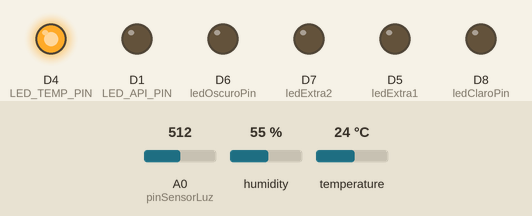
Recording of a sketch running on a simulated ESP8266 (NodeMCU). On the bench: output pins drawn as LEDs (lit = HIGH). The inputs (shaded band) are chosen by the test bench; at power-on: A0 (pinSensorLuz) = 512, temperature 24 °C, humidity 55 %. WiFi joins after 1.5 s; servers stay silent unless stated; uploads are accepted with an empty reply; what the sketch prints to the serial monitor is not drawn.

Above: at 6.6 s.
6.7 s: A0 (pinSensorLuz) set to 113
10.7 s: A0 (pinSensorLuz) set to 92
At 15.5 s:
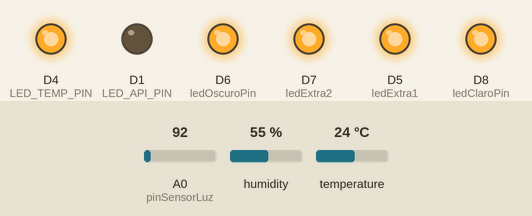
16.0 s: temperature set to 21 °C
At 17.0 s:
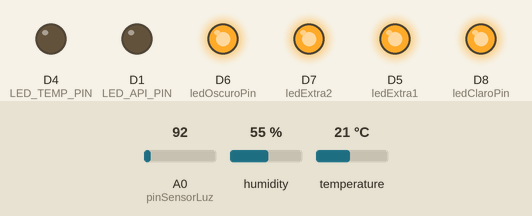
18.4 s: temperature set to 28 °C
At 19.6 s:
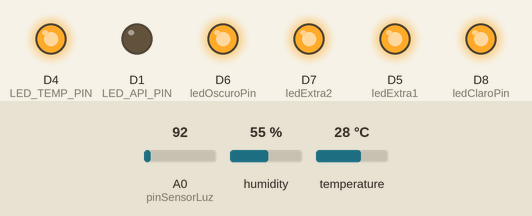
20.8 s: temperature set to 12 °C
At 31.0 s:
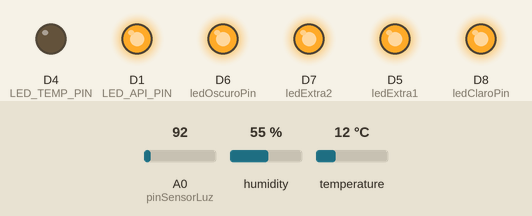
Timing chart, 0 to 32.9 s (numbered marks = the images above; inputs shaded):
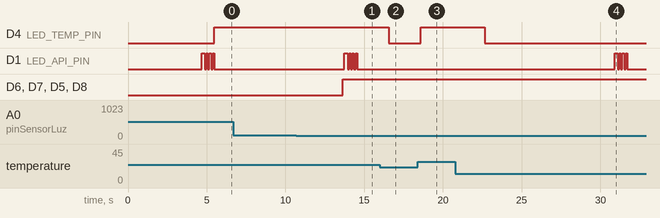

Measured:
- the behaviour switches between 105 and 104 on A0 (pinSensorLuz) (found by bisection; images 0 and 1)
- the behaviour switches between 23 and 22 °C on temperature (found by bisection; images 1 and 2)
- after the input at 6.7 s, every drawn part: stays the same
- after the input at 10.7 s, D1 (LED_API_PIN): LOW → HIGH after 3.0 s, then repeats every 0.20 s: LOW 0.10 s, HIGH 0.10 s, until it stays LOW from 14.6 s; D6 (ledOscuroPin), D7 (ledExtra2), D5 (ledExtra1), D8 (ledClaroPin): LOW → HIGH after 2.9 s
- after the input at 16.0 s, D4 (LED_TEMP_PIN): HIGH → LOW after 0.57 s
- after the input at 18.4 s, D4 (LED_TEMP_PIN): LOW → HIGH after 0.20 s
- after the input at 20.8 s, D4 (LED_TEMP_PIN): HIGH → LOW after 1.9 s

The sketch:

sensores_ambiente.ino
```cpp
#include <ESP8266WiFi.h>
#include <ESP8266HTTPClient.h>
#include <WiFiClientSecure.h> // <--- PARA HTTPS (Azure)!

// Librerías para el sensor de temperatura
#include "DHT.h"
#include "Adafruit_Sensor.h"

// --- 1. Configuración WiFi ---
const char* ssid = "Tec-IoT";
const char* password = "spotless.magnetic.bridge";

// --- 2. Configuración API (AZURE) ---
const char* IP_SERVIDOR = "estacionamientoiot-a2gbhzbpfvcfgnbf.canadacentral-01.azurewebsites.net";

// URLs para ambos sensores
const char* apiURL_Temperatura = "https://%s/Sensores/TemperaturaEstacionamiento";
const char* apiURL_Luz         = "https://%s/Sensores/LuzNocturnaPost";

// --- 3. Configuración Sensor Temperatura ---
// DATA del DHT11 en D2 -> GPIO4
const int DHTPIN = 4;
// LED de temperatura en D4 -> GPIO2
const int LED_TEMP_PIN = D4;
// LED de API (parpadea cuando envía datos) en D1 -> GPIO5
const int LED_API_PIN = D1;
#define DHTTYPE DHT11

DHT dht(DHTPIN, DHTTYPE);
// --- 4. Configuración  Luz (fotoresistor) ---
const int pinSensorLuz = A0;

// LEDs de luz nocturna (usar GPIO directos)
const int ledOscuroPin = 12; // GPIO12 (D6) - se enciende cuando está oscuro
const int ledClaroPin  = 15; // GPIO15 (D8) - se enciende cuando hay luz
const int ledExtra1    = 14; // GPIO14 (D5)
const int ledExtra2    = 13; // GPIO13 (D7)

// --- 5. Lógica de Estado ---
// Fotoresistor en ESP8266: 0 (muy oscuro) a 1024 (muy claro)
// ⚠️ IMPORTANTE: Este umbral debe coincidir con el de la API (850)
// API: Nivel_Luz < 850 = "Prendido", Nivel_Luz >= 850 = "Apagado"
// Valores < 850 = OSCURO (PRENDIDO), Valores >= 850 = CLARO (APAGADO)
const int UMBRAL_LDR = 105;
bool estadoActualOscuro = false;

// --- 5.B. Lógica de Debounce para sensor de luz (como en los cajones) ---
const int LECTURAS_OSCURO = 2;   // 2 lecturas para cambiar a oscuro (LUZ → OSCURO)
const int LECTURAS_CLARO = 3;    // 3 lecturas para cambiar a claro (OSCURO → LUZ)
int contadorOscuro = 0;           // Cuenta lecturas consecutivas para oscuro
int contadorClaro = 0;            // Cuenta lecturas consecutivas para claro

// --- 6. Intervalos ---
const int intervaloLectura   = 2000;   // leer sensores cada 2 seg
const int intervaloTempPOST  = 30000;  // enviar temp cada 30 seg

// --- 7. Timers ---
unsigned long tiempoAnteriorTempPOST = 0;
float ultimaTempValida = 0;

void setup() {
  Serial.begin(115200);

  // Inicializar sensor de temperatura
  dht.begin();
  Serial.println("DHT11 inicializado en pin D2 (GPIO4)");
  pinMode(LED_TEMP_PIN, OUTPUT);
  digitalWrite(LED_TEMP_PIN, LOW);
  Serial.println("LED de temperatura configurado en pin D4 (GPIO2)");

  // Configurar LED de API
  pinMode(LED_API_PIN, OUTPUT);
  digitalWrite(LED_API_PIN, LOW);
  Serial.println("LED de API configurado en pin D1 (GPIO5)");

  // Configurar pines del sensor de luz
  pinMode(pinSensorLuz, INPUT);
  pinMode(ledOscuroPin, OUTPUT);
  pinMode(ledClaroPin, OUTPUT);
  pinMode(ledExtra1, OUTPUT);
  pinMode(ledExtra2, OUTPUT);

  digitalWrite(ledOscuroPin, LOW);
  digitalWrite(ledClaroPin, LOW);
  digitalWrite(ledExtra1, LOW);
  digitalWrite(ledExtra2, LOW);

  // --- Conectar a WiFi ---
  delay(10);
  Serial.println();
  Serial.println("--- Conectando a WiFi (Sensores Combinados) ---");
  WiFi.begin(ssid, password);
  Serial.print("Conectando a: ");
  Serial.println(ssid);

  while (WiFi.status() != WL_CONNECTED) {
    delay(500);
    Serial.print(".");
  }

  Serial.println("\n¡WiFi conectado!");
  Serial.print("IP del ESP8266: ");
  Serial.println(WiFi.localIP());
  Serial.println("Sistema de Sensores de Ambiente INICIADO.");

  // Prueba inicial del DHT11
  Serial.println("Probando DHT11...");
  delay(2000); // Esperar a que se estabilice
  float tempTest = dht.readTemperature();
  float humTest = dht.readHumidity();

  if (!isnan(tempTest) && !isnan(humTest)) {
    Serial.print("✅ DHT11 OK - Temp: ");
    Serial.print(tempTest);
    Serial.print("°C, Hum: ");
    Serial.print(humTest);
    Serial.println("%");
  } else {
    Serial.println("❌ DHT11 ERROR en prueba inicial");
    Serial.println("REVISAR: Conexión física, alimentación, sensor dañado");
  }

  // ⚠️ IMPORTANTE: Estado inicial SIEMPRE es APAGADO (LEDs apagados)
  // El estacionamiento normalmente tiene luz al inicio
  // Esto asegura que el primer cambio real (a PRENDIDO) se detecte correctamente
  int lecturaInicial = analogRead(pinSensorLuz);
  estadoActualOscuro = false; // ← FORZAR estado CLARO (LEDs apagados)

  Serial.print("Estado inicial FORZADO: LEDs APAGADOS (CLARO) | Lectura sensor: ");
  Serial.println(lecturaInicial);

  // Poner LEDs apagados
  actualizarLEDsLuz(false); // false = LEDs APAGADOS

  // Enviar estado inicial a la API
  // ⚠️ CRÍTICO: Enviar valor MUY ALTO para que API registre como "Apagado"
  // LEDs APAGADOS = Hay luz = Valor alto del fotoresistor
  Serial.println("╔══════════════════════════════════════╗");
  Serial.println("║  📡 Estado INICIAL: LEDs APAGADOS   ║");
  Serial.println("╚══════════════════════════════════════╝");
  delay(1000); // Esperar 1 seg para estabilizar WiFi
  enviarNivelLuz(1000); // Valor MUY ALTO = LEDs APAGADOS (hay luz)
}

void loop() {
  unsigned long tiempoActual = millis();

  // --- 1. Leer sensores cada 2 seg ---
  leerSensores();

  // --- 2. Enviar temperatura cada 30 seg ---
  if (tiempoActual - tiempoAnteriorTempPOST >= (unsigned long)intervaloTempPOST) {
    Serial.println("\n--- Han pasado 30 seg ---");
    Serial.println("Enviando temperatura a la API...");
    enviarTemperatura(ultimaTempValida);
    tiempoAnteriorTempPOST = tiempoActual;
  }

  delay(intervaloLectura);
}

// ==========================================================
// FUNCIÓN PARA LEER SENSORES
// ==========================================================
void leerSensores() {
  // Leer DHT11 (temperatura y humedad)
  float t = dht.readTemperature();
  float h = dht.readHumidity();

  // Debug: mostrar valores crudos antes de validar
  Serial.print("DEBUG - Temp: ");
  Serial.print(t);
  Serial.print(" Hum: ");
  Serial.print(h);
  Serial.print(" | ");

  if (!isnan(t) && !isnan(h)) {
    Serial.print("Temp: ");
    Serial.print(t);
    Serial.print(" °C  | Humedad: ");
    Serial.print(h);
    Serial.print(" %");

    ultimaTempValida = t;

    // Condición del LED de temperatura (rojo: >=15 °C)
    if (t >= 23) digitalWrite(LED_TEMP_PIN, HIGH);
    else         digitalWrite(LED_TEMP_PIN, LOW);
  } else {
    Serial.print("Error leyendo DHT11");
  }

  // Leer luz (fotoresistor en A0)
  int nivelLuz = analogRead(pinSensorLuz);
  Serial.print(" | Nivel_Luz: ");
  Serial.println(nivelLuz);

  bool ahoraEstaOscuro = (nivelLuz < UMBRAL_LDR);

  // --- SISTEMA DE DEBOUNCE PARA SENSOR DE LUZ (como en los cajones) ---

  // Mostrar contadores actuales y estado
  Serial.printf("Estado: %s | Contadores - Oscuro: %d/%d, Claro: %d/%d\n",
                estadoActualOscuro ? "OSCURO(PRENDIDO)" : "CLARO(APAGADO)",
                contadorOscuro, LECTURAS_OSCURO,
                contadorClaro, LECTURAS_CLARO);

  if (estadoActualOscuro == false)
  {
    // MODO: "CLARO" (Buscando oscurecer)
    if (ahoraEstaOscuro) {
      // Detectado oscuro - incrementar contador para oscurecer
      contadorOscuro++;
      contadorClaro = 0; // Resetear contador opuesto

      Serial.printf("Detectado OSCURO (%d). Contador oscurecer: %d/%d\n",
                   nivelLuz, contadorOscuro, LECTURAS_OSCURO);

      // Si llega a 2 lecturas consecutivas, cambiar a oscuro
      if (contadorOscuro >= LECTURAS_OSCURO) {
        Serial.println("\n╔══════════════════════════════════════╗");
        Serial.println("║  🌙 ¡LUZ CAMBIÓ A OSCURO! (PRENDIDO)║");
        Serial.println("╚══════════════════════════════════════╝");

        // ✅ PRIMERO: Actualizar estado y LEDs INMEDIATAMENTE
        estadoActualOscuro = true;
        actualizarLEDsLuz(true);

        // ✅ DESPUÉS: Enviar a API
        Serial.println("📡 Enviando cambio a OSCURO (PRENDIDO) a API...");
        enviarNivelLuz(nivelLuz);

        contadorOscuro = 0; // Resetear contador
        Serial.println("✅ Cambio completado\n");
      }
    }
    else {
      // Sigue claro - resetear contador de oscurecer
      if (contadorOscuro > 0) {
         Serial.printf("Sigue CLARO (%d). Reseteando contador de oscurecer.\n", nivelLuz);
         contadorOscuro = 0;
      }
    }
  }
  else
  {
    // MODO: "OSCURO" (Buscando aclarar)
    if (!ahoraEstaOscuro) {
      // Detectado claro - incrementar contador para aclarar
      contadorClaro++;
      contadorOscuro = 0; // Resetear contador opuesto

      Serial.printf("Detectado CLARO (%d). Contador aclarar: %d/%d\n",
                   nivelLuz, contadorClaro, LECTURAS_CLARO);

      // Si llega a 3 lecturas consecutivas, cambiar a claro
      if (contadorClaro >= LECTURAS_CLARO) {
        Serial.println("\n╔══════════════════════════════════════╗");
        Serial.println("║  ☀️ ¡LUZ CAMBIÓ A CLARO! (APAGADO)  ║");
        Serial.println("╚══════════════════════════════════════╝");

        // ✅ PRIMERO: Actualizar estado y LEDs INMEDIATAMENTE
        estadoActualOscuro = false;
        actualizarLEDsLuz(false);

        // ✅ DESPUÉS: Enviar a API
        Serial.println("📡 Enviando cambio a CLARO (APAGADO) a API...");
        enviarNivelLuz(nivelLuz);

        contadorClaro = 0; // Resetear contador
        Serial.println("✅ Cambio completado\n");
      }
    }
    else {
      // Sigue oscuro - resetear contador de aclarar
      if (contadorClaro > 0) {
         Serial.printf("Sigue OSCURO (%d). Reseteando contador de aclarar.\n", nivelLuz);
         contadorClaro = 0;
      }
    }
  }
}

// ==========================================================
// FUNCIÓN PARA ACTUALIZAR LEDS DE LUZ (D5, D6, D7, D8)
// ==========================================================
void actualizarLEDsLuz(bool esOscuro) {
  if (esOscuro) {
    // Oscuro -> encender TODOS los LEDs de luz
    digitalWrite(ledOscuroPin, HIGH); // GPIO12 (D6) - ON
    digitalWrite(ledClaroPin, HIGH);  // GPIO15 (D8) - ON
    digitalWrite(ledExtra1, HIGH);    // GPIO14 (D5) - ON
    digitalWrite(ledExtra2, HIGH);    // GPIO13 (D7) - ON
  } else {
    // Claro -> apagar TODOS los LEDs de luz
    digitalWrite(ledOscuroPin, LOW);  // GPIO12 (D6) - OFF
    digitalWrite(ledClaroPin, LOW);   // GPIO15 (D8) - OFF
    digitalWrite(ledExtra1, LOW);     // GPIO14 (D5) - OFF
    digitalWrite(ledExtra2, LOW);     // GPIO13 (D7) - OFF
  }
}

// ==========================================================
// FUNCIÓN PARA POST TEMPERATURA
// ==========================================================
void enviarTemperatura(float temp) {
  if (WiFi.status() != WL_CONNECTED) {
    Serial.println("POST Temperatura: No hay WiFi.");
    return;
  }

  if (temp == 0) {
    Serial.println("POST Temperatura: Temperatura inválida, no se enviará.");
    return;
  }

  // ✅ INICIAR PARPADEO DEL LED DE API
  digitalWrite(LED_API_PIN, HIGH);
  Serial.println("📡 Enviando a API... (LED API ON)");

  String payload = "{ \"Temperatura\": " + String(temp) + " }";

  WiFiClientSecure client;
  client.setInsecure();

  HTTPClient http;

  char urlCompleta[150];
  sprintf(urlCompleta, apiURL_Temperatura, IP_SERVIDOR);

  if (http.begin(client, urlCompleta)) {
    http.addHeader("Content-Type", "application/json");

    // Parpadeo durante el envío
    digitalWrite(LED_API_PIN, LOW);
    delay(100);
    digitalWrite(LED_API_PIN, HIGH);

    int httpCode = http.POST(payload);

    Serial.print("Código respuesta Temperatura: ");
    Serial.println(httpCode);

    if (httpCode == 200 || httpCode == 201) {
      Serial.println("¡Temperatura registrada en Azure!");
      // Parpadeo de éxito (3 veces rápido)
      for(int i = 0; i < 3; i++) {
        digitalWrite(LED_API_PIN, LOW);
        delay(100);
        digitalWrite(LED_API_PIN, HIGH);
        delay(100);
      }
    } else {
      // Parpadeo de error (lento)
      for(int i = 0; i < 2; i++) {
        digitalWrite(LED_API_PIN, LOW);
        delay(300);
        digitalWrite(LED_API_PIN, HIGH);
        delay(300);
      }
    }
    http.end();
  } else {
    Serial.println("Error al iniciar conexión HTTP (Temperatura).");
  }

  // ✅ APAGAR LED DE API
  digitalWrite(LED_API_PIN, LOW);
  Serial.println("📡 Envío completado (LED API OFF)");
}

// ==========================================================
// FUNCIÓN PARA POST LUZ
// ==========================================================
void enviarNivelLuz(int nivel) {
  if (WiFi.status() != WL_CONNECTED) {
    Serial.println("POST Luz: No hay WiFi.");
    return;
  }

  // ✅ INICIAR PARPADEO DEL LED DE API
  digitalWrite(LED_API_PIN, HIGH);
  Serial.println("📡 Enviando a API... (LED API ON)");

  String payload = "{ \"Nivel_Luz\": " + String(nivel) + " }";

  WiFiClientSecure client;
  client.setInsecure();

  HTTPClient http;

  char urlCompleta[150];
  sprintf(urlCompleta, apiURL_Luz, IP_SERVIDOR);

  if (http.begin(client, urlCompleta)) {
    http.addHeader("Content-Type", "application/json");

    // Parpadeo durante el envío
    digitalWrite(LED_API_PIN, LOW);
    delay(100);
    digitalWrite(LED_API_PIN, HIGH);

    int httpCode = http.POST(payload);

    Serial.print("Código respuesta Luz: ");
    Serial.println(httpCode);

    if (httpCode == 200 || httpCode == 201) {
      Serial.println("¡Estado de luz registrado en Azure!");
      // Parpadeo de éxito (3 veces rápido)
      for(int i = 0; i < 3; i++) {
        digitalWrite(LED_API_PIN, LOW);
        delay(100);
        digitalWrite(LED_API_PIN, HIGH);
        delay(100);
      }
    } else {
      // Parpadeo de error (lento)
      for(int i = 0; i < 2; i++) {
        digitalWrite(LED_API_PIN, LOW);
        delay(300);
        digitalWrite(LED_API_PIN, HIGH);
        delay(300);
      }
    }
    http.end();
  } else {
    Serial.println("Error al iniciar conexión HTTP(Luz).");
  }

  // ✅ APAGAR LED DE API
  digitalWrite(LED_API_PIN, LOW);
  Serial.println("📡 Envío completado (LED API OFF)");
}
```
